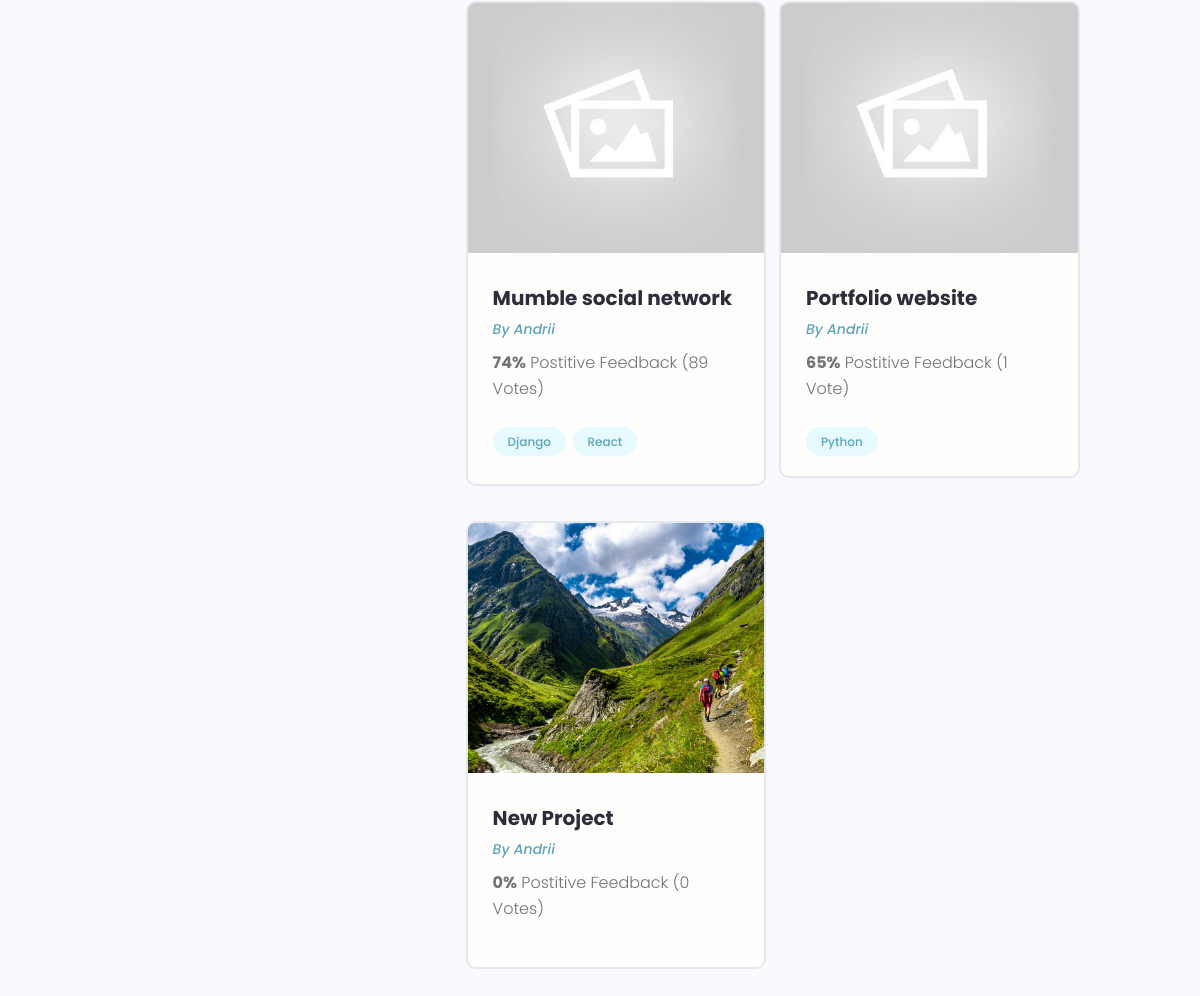
/profile/5a00ce55-ddba-49ef-84ed-73f7a1bbae10 (lower part), run on an earlier commit of the app's database.
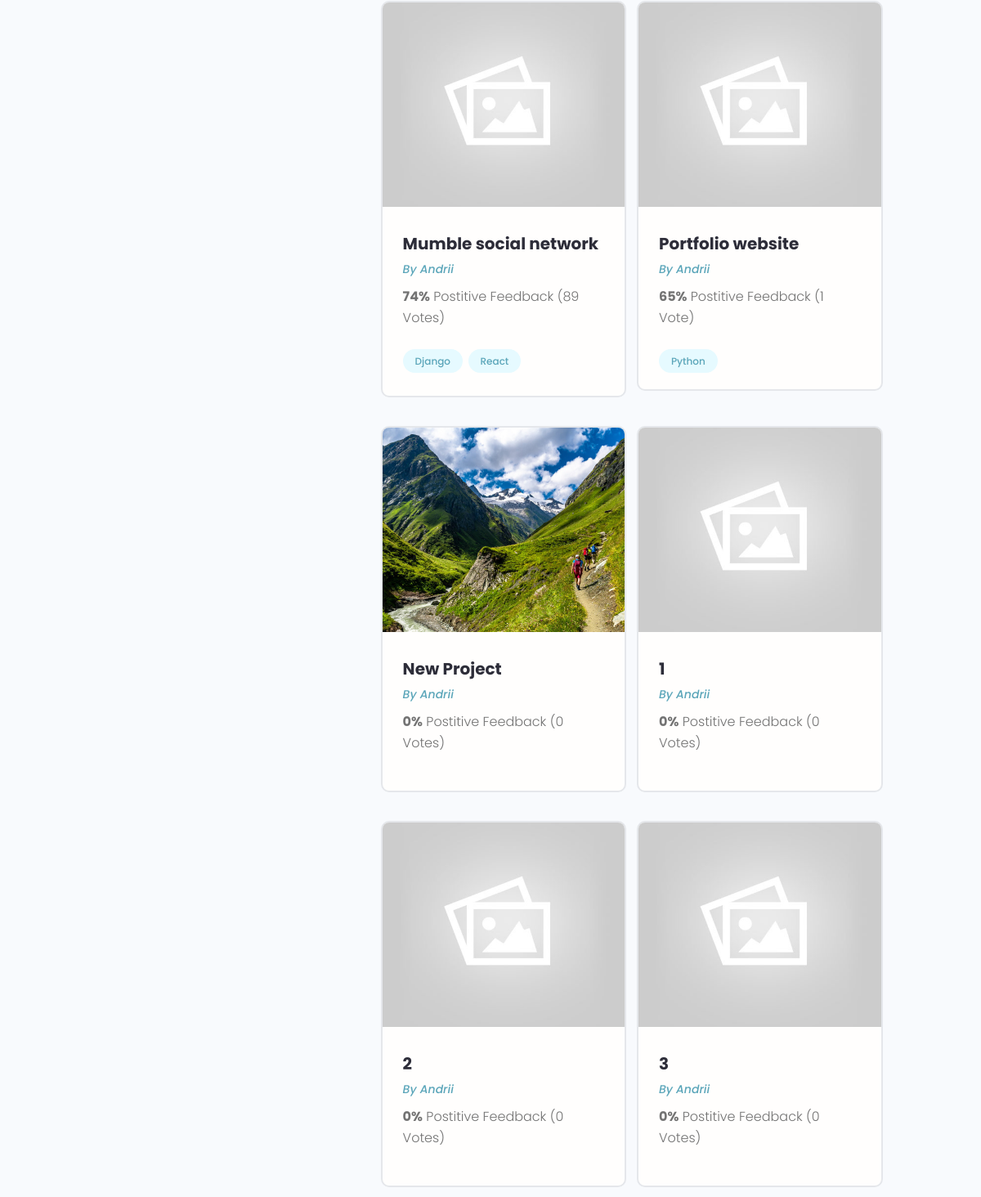
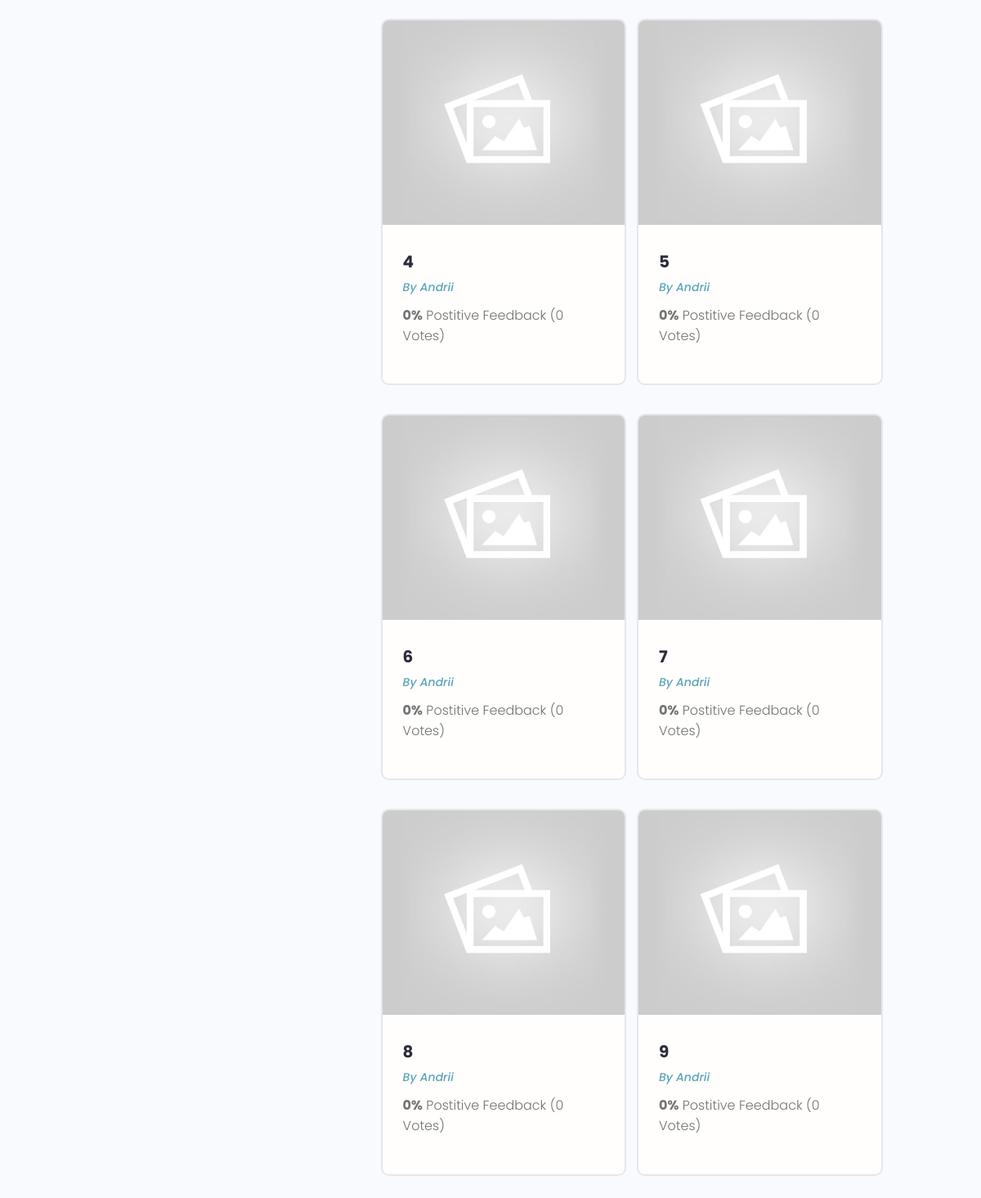
And on a later commit of the database (2 pictures, top to bottom).
### projects/models.py (models this page shows, shortened)
class Project(models.Model):
    owner = models.ForeignKey(Profile,null=True,blank=True,on_delete=models.SET_NULL)
    title=models.CharField(max_length=200)
    description=models.TextField(null=True,blank=True)
    featured_img=models.ImageField(null=True,blank=True,default='default.jpg')
    demo_link=models.CharField(max_length=2000,null=True,blank=True)
    source_link=models.CharField(max_length=2000,null=True,blank=True)
    tags=models.ManyToManyField('Tag',blank=True)
    vote_total=models.IntegerField(default=0,null=True,blank=True)
    vote_ratio=models.IntegerField(default=0,null=True,blank=True)
    created=models.DateTimeField(auto_now_add=True)
    id = models.UUIDField(default=uuid.uuid4,unique=True,primary_key=True,editable=False)
    class Meta:
        ordering=['-vote_ratio','-vote_total']

class Tag(models.Model):
    name=models.CharField(max_length=200)
    created=models.DateTimeField(auto_now_add=True)
    id = models.UUIDField(default=uuid.uuid4,unique=True,primary_key=True,editable=False)
    def __str__(self):
        return self.name

### users/models.py (models this page shows, shortened)
class Profile(models.Model):
    user = models.OneToOneField(User, on_delete=models.CASCADE, null=True, blank=True)
    name = models.CharField(max_length=200, blank=True, null=True)
    email = models.EmailField(max_length=500, blank=True, null=True)
    username = models.CharField(max_length=200, blank=True, null=True)
    location = models.CharField(max_length=200, blank=True, null=True)
    short_intro = models.CharField(max_length=200, blank=True, null=True)
    bio = models.TextField(blank=True, null=True)
    profile_image = models.ImageField(null=True, blank=True, upload_to='profiles/', default="profiles/user-default.png")
    social_github = models.CharField(max_length=200, blank=True, null=True)
    social_twitter = models.CharField(max_length=200, blank=True, null=True)
    social_linkedin = models.CharField(max_length=200, blank=True, null=True)
    social_youtube = models.CharField(max_length=200, blank=True, null=True)
    social_website = models.CharField(max_length=200, blank=True, null=True)
    created=models.DateTimeField(auto_now_add=True)
    id = models.UUIDField(default=uuid.uuid4,unique=True,primary_key=True,editable=False)

### users/views.py (the view)
# urls.py: path('profile/<str:pk>',views.userProfile,name='user-profile'),
def userProfile(request,pk):
    profile=Profile.objects.get(id=pk)
    topSkills=profile.skill_set.exclude(description__exact="")
    otherSkills=profile.skill_set.filter(description="")
    context={'profile':profile,'topSkills':topSkills,'otherSkills':otherSkills}
    return render(request,'users/user-profile.html',context)

### users/models.py (called while the page is built)
    def __str__(self):
        return self.name

### users/templates/users/user-profile.html (shortened to what this page needs)
{% extends 'main.html' %}
{% load static %}
{% block content %}
    <div class="container">
      <div class="layout">
        <div class="column column--1of3">
        </div>
        <div class="column column--2of3">
          <div class="devInfo">
            <div class="grid grid--two">
                {% for project in profile.project_set.all %}
              <div class="column">
                <div class="card project">
                  <a href="{% url 'project' project.id %}" class="project">
                    <img class="project__thumbnail" src="{{project.featured_img.url}}" alt="project thumbnail" />
                    <div class="card__body">
                      <h3 class="project__title">{{project.title}}</h3>
                      <p><a class="project__author" href="{% url 'user-profile' project.owner.id %}">By {{project.owner.name}}</a></p>
                      <p class="project--rating">
                        <span style="font-weight: bold;">{{project.vote_ratio}}%</span> Postitive
                        Feedback ({{project.vote_total}} Vote{{project.vote_total|pluralize:"s"}})
                      </p>
                      <div class="project__tags">
                        {% for tag in project.tags.all %}
                        <span class="tag tag--pill tag--main">
                          <small>{{tag}}</small>
                        </span>
                       {% endfor %}
                      </div>
                    </div>
                  </a>
                </div>
              </div>
            {% endfor %}
            </div>
          </div>
        </div>
      </div>
    </div>
{% endblock content %}

### templates/main.html (shortened to what this page needs)
{% load static %}
<!DOCTYPE html>
<html lang="en">
<head>
  <link rel="stylesheet" href="https://unpkg.com/iconmonstr-iconic-font@1.3.0/css/iconmonstr-iconic-font.min.css">
  <link rel="stylesheet" href="{% static 'uikit/styles/uikit.css' %}"/>
  <link rel="stylesheet" href="{% static 'styles/app.css' %}" />
</head>
<body>
    {% block content %}
    {% endblock %}
</body>
</html>

### templates/navbar.html (shortened to what this page needs)
{% load static %}

### static/styles/app.css (style rules this page uses)
:root { --color-sub: #2d2d39; }
.card { border: 2px solid var(--color-light); }
img { width: 100%; }
.devInfo { margin-bottom: 3rem; }
.project__author { font-size: 1.4rem; font-style: italic; }
.project--rating { margin-bottom: 1.6em; margin-top: .5em; }
.project__thumbnail { height: 25rem; object-fit: cover; object-position: top center; }
.project__title { font-size: 2rem; font-weight: 700; color: var(--color-sub); }

### static/uikit/styles/modules/_variables.css (style rules this page uses)
:root { --color-main: #5aa5b9; --color-main-light: #e6faff; --color-sub: #3f4156; --color-sub-light: #51546e; --color-sub-lighter: #ededfd; --color-text: #737373; --color-gray: #8b8b8b; --color-light: #e5e7eb; --color-light-gray: #767676; --color-bg: #f8fafd; --color-white: #fffefd; --color-white-light: #f3f3f3; --color-success: #359e64; --color-success-bg: #def8e8; --color-error: #fc4b0b; --color-error-bg: #fff2ee; --font-base: 'Poppins', arial, helvetica, 'Segoe UI', roboto, ubuntu, sans-serif; --font-monospace: 'Fira Code', 'Courier New', courier, monospace; --font-regular: 300; --font-medium: 500; --font-bold: 700; --generic-shadow: 1px 1px 5px #00000010; --generic-transition: all 0.3s ease-in-out; }

### static/uikit/styles/modules/_base.css (style rules this page uses)
* { margin: 0; padding: 0; box-sizing: border-box; text-rendering: optimizeLegibility; color: inherit; font-size: inherit; }
html { font-size: 50%; }
@media only screen and (min-width: 480px) { html { font-size: 56.25%; } }
@media only screen and (min-width: 1200px) { html { font-size: 62.5%; } }
body { line-height: 1.6; font-weight: 400; font-size: 1.5rem; color: var(--color-text); background-color: var(--color-bg); min-height: 100vh; }

### static/uikit/styles/modules/_typography.css (style rules this page uses)
* { font-family: var(--font-base); }
h3 { font-size: 3.2rem; font-weight: var(--font-medium); }
p, span, strong { font-size: 1.6rem; color: var(--color-text); font-weight: var(--font-regular); }
a { padding-bottom: 2px; text-decoration: none; display: inline-block; color: var(--color-main); font-weight: var(--font-medium); }

### static/uikit/styles/modules/_utilities.css (style rules this page uses)
.container { width: 92%; max-width: 165rem; margin: 0 auto; box-sizing: border-box; }
@media screen and (min-width: 1000px) { .container { width: 90%; } }
@media screen and (min-width: 1200px) { .container { width: 80%; } }

### static/uikit/styles/modules/_card.css (style rules this page uses)
.card { border-radius: 1rem; background-color: var(--color-white); border: 1.5px solid var(--color-light); width: auto; height: auto; margin-top: 0.5rem; margin-bottom: 0.5rem; overflow: hidden; }
.card__body, .card__header { padding: 2rem 2.5rem; }

### static/uikit/styles/modules/_tag.css (style rules this page uses)
.tag { display: inline-flex; align-items: center; background-color: var(--color-sub); height: -webkit-fit-content; height: -moz-fit-content; height: fit-content; width: -webkit-fit-content; width: -moz-fit-content; width: fit-content; border-radius: 0.5rem; padding: 0.5rem 1.5rem; font-size: 1.2rem; cursor: pointer; }
.tag:not(:last-child) { margin-right: 0.25rem; margin-bottom: 0.75rem; }
.tag > small { color: var(--color-white); }
.tag--pill { border-radius: 5rem; }
.tag--main, .tag--main > small { background: var(--color-main-light); color: var(--color-main); font-weight: 500; }

### static/uikit/styles/modules/_grid.css (style rules this page uses)
.grid { display: flex; flex-wrap: wrap; justify-content: flex-start; align-items: stretch; }
.grid > .column { min-width: 28rem; margin-bottom: 2.5rem; }
.grid--two > .column { flex-basis: 100%; }
@media screen and (min-width: 800px) { .grid--two { margin-right: -2%; } }
@media screen and (min-width: 800px) { .grid--two > .column { margin-right: 2%; } }
@media screen and (min-width: 800px) { .grid--two > .column { flex-basis: 48%; } }

### static/uikit/styles/modules/_layout.css (style rules this page uses)
.layout { display: flex; flex-flow: row wrap; justify-content: space-between; }
.layout > .column { margin-bottom: 3rem; }
.layout > .column.column--1of3 { flex-basis: 30%; }
.layout > .column.column--2of3 { flex-basis: 64%; }

What changed in the data, as far as the page shows it:
added Project: featured_img (placeholder picture), title "1", owner.name "Andrii", vote_ratio "0", vote_total "0"
added Project: featured_img (placeholder picture), title "2", owner.name "Andrii", vote_ratio "0", vote_total "0"
added Project: featured_img (placeholder picture), title "3", owner.name "Andrii", vote_ratio "0", vote_total "0"
added Project: featured_img (placeholder picture), title "4", owner.name "Andrii", vote_ratio "0", vote_total "0"
added Project: featured_img (placeholder picture), title "5", owner.name "Andrii", vote_ratio "0", vote_total "0"
added Project: featured_img (placeholder picture), title "6", owner.name "Andrii", vote_ratio "0", vote_total "0"
added Project: featured_img (placeholder picture), title "7", owner.name "Andrii", vote_ratio "0", vote_total "0"
added Project: featured_img (placeholder picture), title "8", owner.name "Andrii", vote_ratio "0", vote_total "0"
added Project: featured_img (placeholder picture), title "9", owner.name "Andrii", vote_ratio "0", vote_total "0"
